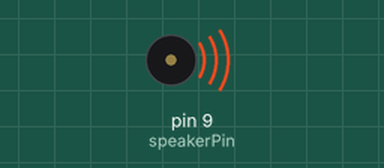
Simulated run of this sketch. Board: Arduino Uno, built with avr-gcc and run on an emulated ATmega328P. Shown: buzzer (waves = sounding).

Above: at 0.1 s.
Timing chart, 0 to 1.6 s (numbered marks = the images above):
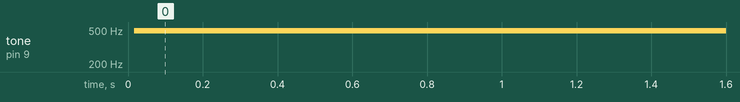

The sketch:

triangle.ino
```cpp
const int speakerPin = 9;
const int numSamples = 100;
int sineData[numSamples];

void setup() {
  pinMode(speakerPin, OUTPUT);
  for (int i = 0; i < numSamples; i++) {
    sineData[i] = 127.5 + 127.5 * sin(2 * PI * i / numSamples);
  }
}


void loop() {
  // Dreieckswelle erzeugen
  for (int i = 0; i < 255; i++) {  // Ansteigender Teil
    analogWrite(speakerPin, i);
    delayMicroseconds(100);
  }
  for (int i = 255; i > 0; i--) {  // Abfallender Teil
    analogWrite(speakerPin, i);
    delayMicroseconds(100);
  }
}
```

Measured:
- by itself, tone on pin 9 (speakerPin): silent → 490 Hz at 0.02 s
